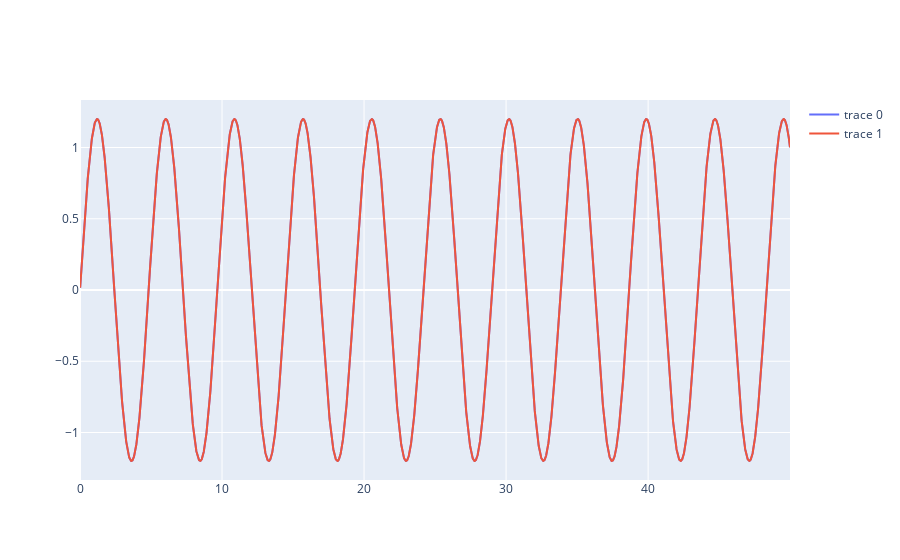

Notebook code cell kept with this figure:
### Markdown cell above
### synchronization - order parameter

### Code cell
py.iplot([go.Scatter(x=timeline,y=stateB[:,0]/stateA[:,0]),
         go.Scatter(x=timeline,y=stateB[:,1]/stateA[:,1])])

### Figure 1 — Plotly figure (JSON) as saved in the notebook; plotly's stock layout.template omitted (floating-point values rounded to 4 significant figures; data arrays with more than 128 entries replaced by an {"elided": "..."} marker saying what was removed)
{"data": [{"type": "scatter", "x": {"elided": "5000 float values"}, "y": {"elided": "5000 float values"}}, {"type": "scatter", "x": {"elided": "5000 float values"}, "y": {"elided": "5000 float values"}}], "layout": {}}
